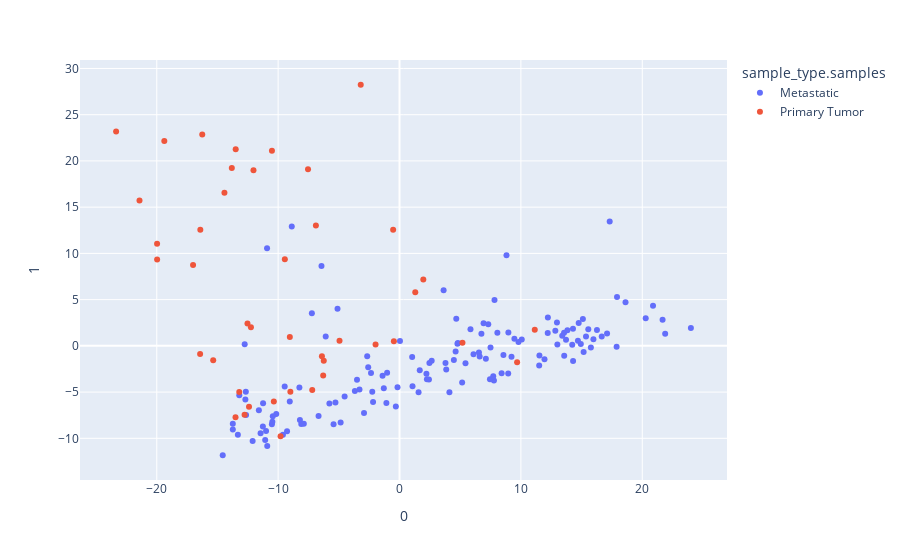

Notebook source saved alongside this figure:
### Markdown cell above
3) Afficher les patients dans l'espace formé par les deux premères composantes. Puis les composantes 2 et 3.

Vous pouvez colorer les points selon le type d'echantillons et la localisation de la tumeur.

### Code cell
principal_df2 = pd.concat([principal_df,clinicalData],axis = 1)
fig = px.scatter(principal_df2, x=0, y=1, color="sample_type.samples")
fig.show()

### Figure 1 — Plotly figure (JSON) as saved in the notebook; plotly's stock layout.template omitted (floating-point values rounded to 4 significant figures; data arrays with more than 128 entries replaced by an {"elided": "..."} marker saying what was removed)
{"data": [{"hovertemplate": "sample_type.samples=Metastatic<br>0=%{x}<br>1=%{y}<extra></extra>", "legendgroup": "Metastatic", "marker": {"color": "#636efa", "symbol": "circle"}, "mode": "markers", "name": "Metastatic", "orientation": "v", "showlegend": true, "type": "scatter", "x": {"elided": "137 float values"}, "xaxis": "x", "y": {"elided": "137 float values"}, "yaxis": "y"}, {"hovertemplate": "sample_type.samples=Primary Tumor<br>0=%{x}<br>1=%{y}<extra></extra>", "legendgroup": "Primary Tumor", "marker": {"color": "#EF553B", "symbol": "circle"}, "mode": "markers", "name": "Primary Tumor", "orientation": "v", "showlegend": true, "type": "scatter", "x": [-17.01, -12.77, -9.037, 11.14, -12.03, -15.35, -6.24, -6.289, -6.394, -13.51, -21.42, -12.53, -1.973, -4.942, 5.187, -13.2, -7.19, -12.4, -19.97, 1.3, -16.43, -3.195, -8.993, -16.25, -0.464, -23.35, -19.97, -13.82, -10.51, -6.889, -0.5241, -9.448, -16.41, -19.38, -12.24, -13.5, 1.962, -14.42, -9.801, -10.35, -7.538, 9.69], "xaxis": "x", "y": [8.747, -7.445, 0.9495, 1.74, 19.0, -1.564, -1.602, -3.203, -1.131, -7.716, 15.71, 2.408, 0.1422, 0.5465, 0.3328, -4.993, -4.777, -6.599, 9.349, 5.792, -0.8902, 28.24, -4.96, 22.85, 0.5064, 23.18, 11.03, 19.24, 21.09, 13.02, 12.55, 9.363, 12.57, 22.16, 2.018, 21.25, 7.185, 16.56, -9.77, -6.015, 19.1, -1.779], "yaxis": "y"}], "layout": {"legend": {"title": {"text": "sample_type.samples"}, "tracegroupgap": 0}, "margin": {"t": 60}, "xaxis": {"anchor": "y", "domain": [0, 1], "title": {"text": "0"}}, "yaxis": {"anchor": "x", "domain": [0, 1], "title": {"text": "1"}}}}
